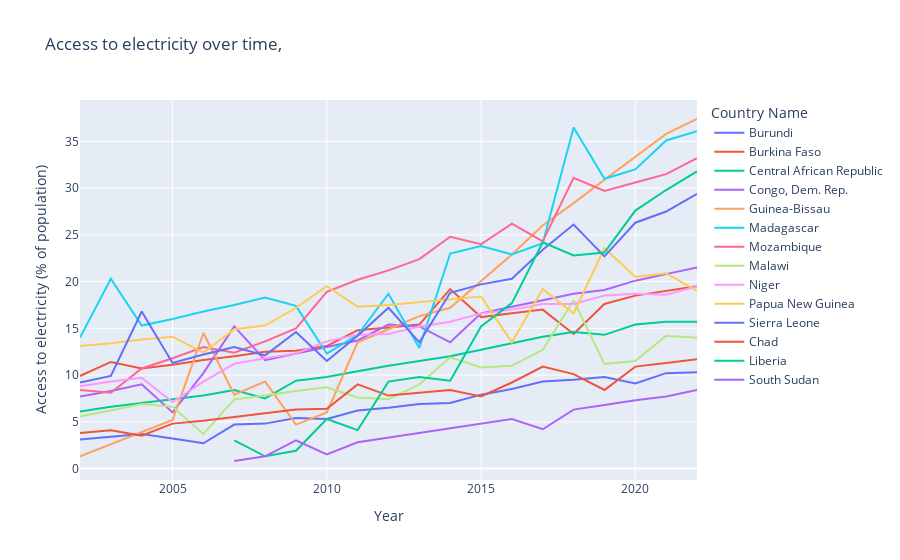

Notebook cell for this chart:
### Code cell
fig = px.line(
    bottom_countries_electricity,
    x="Year",
    y="Access to electricity (% of population)",
    color="Country Name",
    title="Access to electricity over time, "
)
fig.show()

### Figure 1 — Plotly figure (JSON) as saved in the notebook; plotly's stock layout.template omitted (floating-point values rounded to 4 significant figures)
{"data": [{"hovertemplate": "Country Name=Burundi<br>Year=%{x}<br>Access to electricity (% of population)=%{y}<extra></extra>", "legendgroup": "Burundi", "line": {"color": "#636efa", "dash": "solid"}, "marker": {"symbol": "circle"}, "mode": "lines", "name": "Burundi", "orientation": "v", "showlegend": true, "type": "scatter", "x": [2002, 2003, 2004, 2005, 2006, 2007, 2008, 2009, 2010, 2011, 2012, 2013, 2014, 2015, 2016, 2017, 2018, 2019, 2020, 2021, 2022], "xaxis": "x", "y": [3.1, 3.4, 3.7, 3.2, 2.7, 4.7, 4.8, 5.4, 5.3, 6.2, 6.5, 6.9, 7, 7.9, 8.5, 9.3, 9.5, 9.8, 9.1, 10.2, 10.3], "yaxis": "y"}, {"hovertemplate": "Country Name=Burkina Faso<br>Year=%{x}<br>Access to electricity (% of population)=%{y}<extra></extra>", "legendgroup": "Burkina Faso", "line": {"color": "#EF553B", "dash": "solid"}, "marker": {"symbol": "circle"}, "mode": "lines", "name": "Burkina Faso", "orientation": "v", "showlegend": true, "type": "scatter", "x": [2002, 2003, 2004, 2005, 2006, 2007, 2008, 2009, 2010, 2011, 2012, 2013, 2014, 2015, 2016, 2017, 2018, 2019, 2020, 2021, 2022], "xaxis": "x", "y": [9.9, 11.4, 10.7, 11.1, 11.6, 12, 12.5, 12.6, 13.1, 14.8, 15.1, 15.4, 19.2, 16.2, 16.6, 17, 14.4, 17.6, 18.5, 19, 19.5], "yaxis": "y"}, {"hovertemplate": "Country Name=Central African Republic<br>Year=%{x}<br>Access to electricity (% of population)=%{y}<extra></extra>", "legendgroup": "Central African Republic", "line": {"color": "#00cc96", "dash": "solid"}, "marker": {"symbol": "circle"}, "mode": "lines", "name": "Central African Republic", "orientation": "v", "showlegend": true, "type": "scatter", "x": [2002, 2003, 2004, 2005, 2006, 2007, 2008, 2009, 2010, 2011, 2012, 2013, 2014, 2015, 2016, 2017, 2018, 2019, 2020, 2021, 2022], "xaxis": "x", "y": [6.1, 6.6, 7, 7.4, 7.8, 8.4, 7.5, 9.4, 9.8, 10.4, 11, 11.5, 12, 12.7, 13.4, 14.1, 14.6, 14.3, 15.4, 15.7, 15.7], "yaxis": "y"}, {"hovertemplate": "Country Name=Congo, Dem. Rep.<br>Year=%{x}<br>Access to electricity (% of population)=%{y}<extra></extra>", "legendgroup": "Congo, Dem. Rep.", "line": {"color": "#ab63fa", "dash": "solid"}, "marker": {"symbol": "circle"}, "mode": "lines", "name": "Congo, Dem. Rep.", "orientation": "v", "showlegend": true, "type": "scatter", "x": [2002, 2003, 2004, 2005, 2006, 2007, 2008, 2009, 2010, 2011, 2012, 2013, 2014, 2015, 2016, 2017, 2018, 2019, 2020, 2021, 2022], "xaxis": "x", "y": [7.7, 8.3, 9, 6, 10.2, 15.2, 11.6, 12.3, 13, 13.7, 15.4, 15.2, 13.5, 16.6, 17.3, 18, 18.7, 19.1, 20.1, 20.8, 21.5], "yaxis": "y"}, {"hovertemplate": "Country Name=Guinea-Bissau<br>Year=%{x}<br>Access to electricity (% of population)=%{y}<extra></extra>", "legendgroup": "Guinea-Bissau", "line": {"color": "#FFA15A", "dash": "solid"}, "marker": {"symbol": "circle"}, "mode": "lines", "name": "Guinea-Bissau", "orientation": "v", "showlegend": true, "type": "scatter", "x": [2002, 2003, 2004, 2005, 2006, 2007, 2008, 2009, 2010, 2011, 2012, 2013, 2014, 2015, 2016, 2017, 2018, 2019, 2020, 2021, 2022], "xaxis": "x", "y": [1.3, 2.6, 3.9, 5.2, 14.5, 7.9, 9.3, 4.7, 6, 13.5, 14.9, 16.3, 17.2, 20.1, 22.9, 26, 28.4, 30.9, 33.4, 35.8, 37.4], "yaxis": "y"}, {"hovertemplate": "Country Name=Madagascar<br>Year=%{x}<br>Access to electricity (% of population)=%{y}<extra></extra>", "legendgroup": "Madagascar", "line": {"color": "#19d3f3", "dash": "solid"}, "marker": {"symbol": "circle"}, "mode": "lines", "name": "Madagascar", "orientation": "v", "showlegend": true, "type": "scatter", "x": [2002, 2003, 2004, 2005, 2006, 2007, 2008, 2009, 2010, 2011, 2012, 2013, 2014, 2015, 2016, 2017, 2018, 2019, 2020, 2021, 2022], "xaxis": "x", "y": [14, 20.3, 15.3, 16, 16.8, 17.5, 18.3, 17.4, 12.3, 14.3, 18.7, 12.9, 23, 23.8, 22.9, 24.1, 36.5, 31, 32, 35.1, 36.1], "yaxis": "y"}, {"hovertemplate": "Country Name=Mozambique<br>Year=%{x}<br>Access to electricity (% of population)=%{y}<extra></extra>", "legendgroup": "Mozambique", "line": {"color": "#FF6692", "dash": "solid"}, "marker": {"symbol": "circle"}, "mode": "lines", "name": "Mozambique", "orientation": "v", "showlegend": true, "type": "scatter", "x": [2002, 2003, 2004, 2005, 2006, 2007, 2008, 2009, 2010, 2011, 2012, 2013, 2014, 2015, 2016, 2017, 2018, 2019, 2020, 2021, 2022], "xaxis": "x", "y": [8.4, 8.1, 10.7, 11.8, 13, 12.4, 13.6, 15, 18.9, 20.2, 21.2, 22.4, 24.8, 24, 26.2, 24.3, 31.1, 29.7, 30.6, 31.5, 33.2], "yaxis": "y"}, {"hovertemplate": "Country Name=Malawi<br>Year=%{x}<br>Access to electricity (% of population)=%{y}<extra></extra>", "legendgroup": "Malawi", "line": {"color": "#B6E880", "dash": "solid"}, "marker": {"symbol": "circle"}, "mode": "lines", "name": "Malawi", "orientation": "v", "showlegend": true, "type": "scatter", "x": [2002, 2003, 2004, 2005, 2006, 2007, 2008, 2009, 2010, 2011, 2012, 2013, 2014, 2015, 2016, 2017, 2018, 2019, 2020, 2021, 2022], "xaxis": "x", "y": [5.6, 6.2, 6.9, 6.6, 3.7, 7.4, 7.8, 8.3, 8.7, 7.6, 7.4, 9, 11.9, 10.8, 11, 12.7, 18, 11.2, 11.5, 14.2, 14], "yaxis": "y"}, {"hovertemplate": "Country Name=Niger<br>Year=%{x}<br>Access to electricity (% of population)=%{y}<extra></extra>", "legendgroup": "Niger", "line": {"color": "#FF97FF", "dash": "solid"}, "marker": {"symbol": "circle"}, "mode": "lines", "name": "Niger", "orientation": "v", "showlegend": true, "type": "scatter", "x": [2002, 2003, 2004, 2005, 2006, 2007, 2008, 2009, 2010, 2011, 2012, 2013, 2014, 2015, 2016, 2017, 2018, 2019, 2020, 2021, 2022], "xaxis": "x", "y": [8.8, 9.3, 9.7, 7.1, 9.3, 11.2, 11.8, 12.3, 13.6, 14.3, 14.4, 15.2, 15.7, 16.6, 17, 17.6, 17.6, 18.5, 18.7, 18.6, 19.5], "yaxis": "y"}, {"hovertemplate": "Country Name=Papua New Guinea<br>Year=%{x}<br>Access to electricity (% of population)=%{y}<extra></extra>", "legendgroup": "Papua New Guinea", "line": {"color": "#FECB52", "dash": "solid"}, "marker": {"symbol": "circle"}, "mode": "lines", "name": "Papua New Guinea", "orientation": "v", "showlegend": true, "type": "scatter", "x": [2002, 2003, 2004, 2005, 2006, 2007, 2008, 2009, 2010, 2011, 2012, 2013, 2014, 2015, 2016, 2017, 2018, 2019, 2020, 2021, 2022], "xaxis": "x", "y": [13.1, 13.4, 13.8, 14.1, 12.4, 14.9, 15.3, 17.2, 19.5, 17.3, 17.5, 17.8, 18.1, 18.4, 13.5, 19.2, 16.6, 23.6, 20.5, 20.9, 19], "yaxis": "y"}, {"hovertemplate": "Country Name=Sierra Leone<br>Year=%{x}<br>Access to electricity (% of population)=%{y}<extra></extra>", "legendgroup": "Sierra Leone", "line": {"color": "#636efa", "dash": "solid"}, "marker": {"symbol": "circle"}, "mode": "lines", "name": "Sierra Leone", "orientation": "v", "showlegend": true, "type": "scatter", "x": [2002, 2003, 2004, 2005, 2006, 2007, 2008, 2009, 2010, 2011, 2012, 2013, 2014, 2015, 2016, 2017, 2018, 2019, 2020, 2021, 2022], "xaxis": "x", "y": [9.2, 9.9, 16.8, 11.3, 12.2, 13, 12.1, 14.6, 11.5, 14.2, 17.2, 13.5, 18.8, 19.7, 20.3, 23.4, 26.1, 22.7, 26.3, 27.5, 29.4], "yaxis": "y"}, {"hovertemplate": "Country Name=Chad<br>Year=%{x}<br>Access to electricity (% of population)=%{y}<extra></extra>", "legendgroup": "Chad", "line": {"color": "#EF553B", "dash": "solid"}, "marker": {"symbol": "circle"}, "mode": "lines", "name": "Chad", "orientation": "v", "showlegend": true, "type": "scatter", "x": [2002, 2003, 2004, 2005, 2006, 2007, 2008, 2009, 2010, 2011, 2012, 2013, 2014, 2015, 2016, 2017, 2018, 2019, 2020, 2021, 2022], "xaxis": "x", "y": [3.8, 4.1, 3.5, 4.8, 5.1, 5.5, 5.9, 6.3, 6.4, 9, 7.8, 8.1, 8.4, 7.7, 9.2, 10.9, 10.1, 8.4, 10.9, 11.3, 11.7], "yaxis": "y"}, {"hovertemplate": "Country Name=Liberia<br>Year=%{x}<br>Access to electricity (% of population)=%{y}<extra></extra>", "legendgroup": "Liberia", "line": {"color": "#00cc96", "dash": "solid"}, "marker": {"symbol": "circle"}, "mode": "lines", "name": "Liberia", "orientation": "v", "showlegend": true, "type": "scatter", "x": [2007, 2008, 2009, 2010, 2011, 2012, 2013, 2014, 2015, 2016, 2017, 2018, 2019, 2020, 2021, 2022], "xaxis": "x", "y": [3, 1.3, 1.9, 5.3, 4.1, 9.3, 9.8, 9.4, 15.2, 17.7, 24.2, 22.8, 23.1, 27.6, 29.8, 31.8], "yaxis": "y"}, {"hovertemplate": "Country Name=South Sudan<br>Year=%{x}<br>Access to electricity (% of population)=%{y}<extra></extra>", "legendgroup": "South Sudan", "line": {"color": "#ab63fa", "dash": "solid"}, "marker": {"symbol": "circle"}, "mode": "lines", "name": "South Sudan", "orientation": "v", "showlegend": true, "type": "scatter", "x": [2007, 2008, 2009, 2010, 2011, 2012, 2013, 2014, 2015, 2016, 2017, 2018, 2019, 2020, 2021, 2022], "xaxis": "x", "y": [0.8, 1.3, 3, 1.5, 2.8, 3.3, 3.8, 4.3, 4.8, 5.3, 4.2, 6.3, 6.8, 7.3, 7.7, 8.4], "yaxis": "y"}], "layout": {"legend": {"title": {"text": "Country Name"}, "tracegroupgap": 0}, "title": {"text": "Access to electricity over time, "}, "xaxis": {"anchor": "y", "domain": [0, 1], "title": {"text": "Year"}}, "yaxis": {"anchor": "x", "domain": [0, 1], "title": {"text": "Access to electricity (% of population)"}}}}
